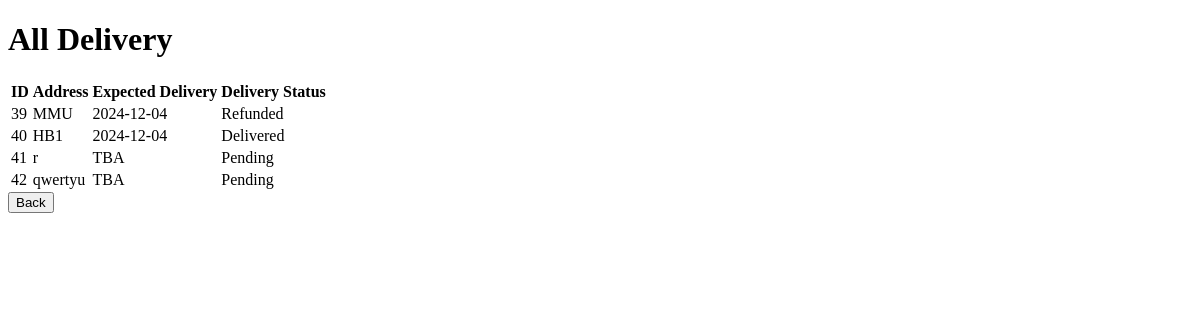
Page /viewdelivery on the earlier database version.
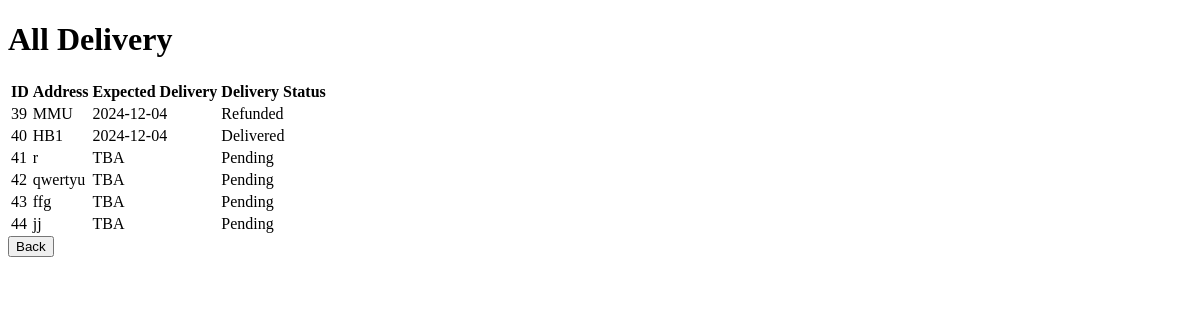
Same page on the later database version.
### main.py (models this page shows)
class Delivery(db.Model):
    id = db.Column(db.Integer, primary_key=True)
    customer_id = db.Column(db.Integer, db.ForeignKey('customer.id'), nullable=False)  # Link to customer
    delivery_status = db.Column(db.String(50), default="Pending")
    expected_delivery_date = db.Column(db.String(50), nullable=False)
    address = db.Column(db.String(255), nullable=False)
    customer = db.relationship('customer', backref=db.backref('deliveries', lazy=True))

### main.py (the view)
@tandtweb.route('/viewdelivery', methods=['GET'])
def view_delivery():
    delivery_list = Delivery.query.all()
    return render_template('viewdelivery.html', delivery_list=delivery_list)

### templates/viewdelivery.html (shortened to what this page needs)
<!DOCTYPE html>
<html lang="en">
<head>
</head>
<body>
    <h1>All Delivery</h1>
    <table>
        <thead>
            <tr>
                <th>ID</th>
                <th>Address</th>
                <th>Expected Delivery</th>
                <th>Delivery Status</th>
            </tr>
        </thead>
        <tbody>
            {% for Delivery in delivery_list %}
                <tr>
                    <td>{{ Delivery.id }}</td>
                    <td>{{ Delivery.address }}</td>
                    <td>{{ Delivery.expected_delivery_date }}</td>
                    <td>{{ Delivery.delivery_status }}</td>
                </tr>
            {% endfor %}
        </tbody>
    </table>
    <button type="button" onclick="window.location.href='/adminhome'">Back</button>
</body>
</html>

Differences in the rows shown:
added Delivery: id "43", address "ffg", expected_delivery_date "TBA", delivery_status "Pending"
added Delivery: id "44", address "jj", expected_delivery_date "TBA", delivery_status "Pending"
